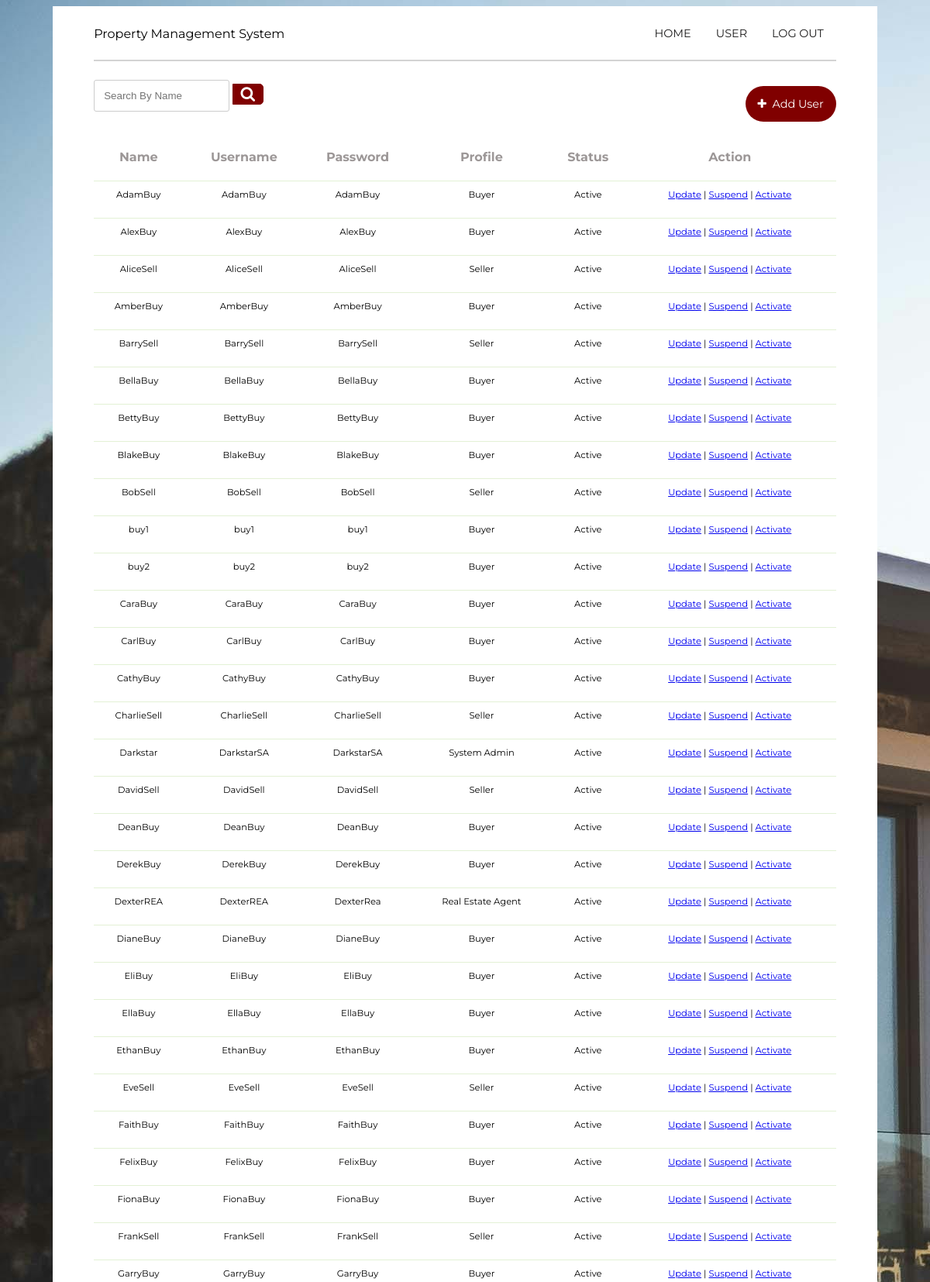
The page /Boundary/SystemAdmin/userAccount.php (upper part) on the database its author committed.
### tables this page shows
CREATE TABLE `users` (
  `user_id` int(11) NOT NULL,
  `user_fullname` varchar(50) NOT NULL,
  `username` varchar(20) NOT NULL,
  `password` varchar(20) NOT NULL,
  `user_status` varchar(50) NOT NULL DEFAULT 'Active',
  `user_profile` varchar(100) NOT NULL DEFAULT 'System Admin'
);

### config.php (called while the page is built, shortened)
<?php
class DB {
  function __construct() {
      $this->conn = mysqli_connect(HOST, USER, PASS, DB);
  }
}
?>

### Entity/UserAccountEntity.php (called while the page is built, shortened)
<?php
include_once("../../config.php");
class UserAccount
{
    public function getUserAccount()
    {
        $conn = mysqli_connect(HOST, USER, PASS, DB);
        $query = "SELECT * FROM users ORDER BY username ASC";
        $result = mysqli_query($conn, $query);
        $userAccounts = array();
        if ($result) {
            while ($res = mysqli_fetch_array($result)) {
                $userAccount = array();
                $userAccount['user_id'] = $res['user_id'];
                $userAccount['user_fullname'] = $res['user_fullname'];
                $userAccount['username'] = $res['username'];
                $userAccount['password'] = $res['password'];
                $userAccount['user_status'] = $res['user_status'];
                $userAccount['user_profile'] = $res['user_profile'];
                $userAccounts[] = $userAccount;
            }
        }
        return $userAccounts;
    }
}

### Controller/SystemAdmin/getUserAccountCtl.php (called while the page is built)
<?php
include_once("../../Entity/UserAccountEntity.php");
class getUserAccountCtl
{
    public function getUserAccount()
    {
        $gua = new UserAccount();
        $results = $gua->getUserAccount();
        return $results;
    }
}

### Boundary/SystemAdmin/userAccount.php (the view, shortened to what this page needs)
<?php
include_once("../../Controller/SystemAdmin/getUserAccountCtl.php");
$userAccountCtl = new getUserAccountCtl();
$userAccount = $userAccountCtl->getUserAccount();
$searchCtl = new searchAccountCtl();
if (isset($_POST['search'])) {
    $search = $_POST['search'];
    if (!empty($search)) {
        $userAccount = $searchCtl->searchAccount($search);
    } else {
        $userAccount = $userAccountCtl->getUserAccount();
    }
} else {
    $userAccount = $userAccountCtl->getUserAccount();
}
?>
<!DOCTYPE html>
<html>
<head>
    <link rel="stylesheet" href="../../css/ua_style.css">
    <link rel="stylesheet" href="https://cdnjs.cloudflare.com/ajax/libs/font-awesome/4.7.0/css/font-awesome.min.css">
</head>
<body>
    <div class="white-box">
        <section>
            <div class="container1">
                <div class="logo">
                    <p>Property Management System </p>
                </div>
                <div class="topnav">
                    <a href="index.php">LOG OUT</a>
                    <a href="userAccount.php">USER</a>
                    <a href="userProfile.php">HOME</a>
                </div>
            </div>
        </section>
        <hr>
        <br>
        <br>
        <div class="container1" style="margin-top: -3%; margin-bottom: 3%; ">
            <div class="search">
                <form method="POST">
                    <div class="search-bar">
                        <input type="text" class="searchTerm" name="search" placeholder="Search By Name" style="height:100%; width:60%; margin-top: -5%;">
                        <button type="submit" class="searchButton" style="margin-top: -5%;">
                            <i class="fa fa-search"></i>
                        </button>
                    </div>
                </form>
            </div>
            <div class="topnav" style="margin-top: 1%;">
                <a1 onclick="location.href='addUserAccount.php';" style="margin-left: 5%;">
                    <i class="fa fa-plus" aria-hidden="true"></i>&nbsp;&nbsp;Add User
                </a1>
            </div>
        </div>
        <table id="userTable">
            <thead>
                <tr>
                    <table class="table table-condensed table-striped CMtable" id="profileTable" style="font-size: 11.5px; width:100%;">
                        <tr>
                            <th>Name</th>
                            <th>Username</th>
                            <th>Password</th>
                            <th>Profile</th>
                            <th>Status</th>
                            <th>Action</th>
                        </tr>
                        <?php
                        foreach ($userAccount as $userAccount) {
                            echo "<tr>";
                            echo "<td>" . $userAccount['user_fullname'] . "</td>";
                            echo "<td>" . $userAccount['username'] . "</td>";
                            echo "<td>" . $userAccount['password'] . "</td>";
                            echo "<td>" . $userAccount['user_profile'] . "</td>";
                            echo "<td>" . $userAccount['user_status'] . "</td>";
                            echo "<td><a href=\"updateUserAccount.php?user_id={$userAccount['user_id']}&user_fullname={$userAccount['user_fullname']}&username={$userAccount['username']}&password={$userAccount['password']}&user_profile={$userAccount['user_profile']}\">Update</a> |
                             <a href=\"suspendUserAccount.php?user_id={$userAccount['user_id']}\" onClick=\"return confirm('Are you sure you want to suspend?')\">Suspend</a> |
                             <a href=\"activateUserAccount.php?user_id={$userAccount['user_id']}\" onClick=\"return confirm('Are you sure you want to activate?')\">Activate</a></td>";
                            echo "</tr>";
                        }
                        ?>
                    </table>
                </tr>
            </thead>
        </table>
        <br>
    </div>
</body>
</html>

### css/ua_style.css (style rules this page uses)
.topnav { overflow: hidden; }
.topnav a { float: right; color: #1e1d1d; text-align: center; padding: 14px 16px; text-decoration: none; font-size: 90%; font-family: 'Montserrat', sans-serif; }
.container1 { display: grid; align-items: center; grid-template-columns: 30ch auto; column-gap: 10%; padding-top: 1%; }
.white-box { background-color: white; color: black; padding-left: 5%; padding-right: 5%; padding-bottom: 5%; }
body { padding-top: 0%; padding-bottom:0%; padding-left: 5%; padding-right: 5%; background-image: url("Images/background.jpg"); overflow: auto; overflow-x: hidden; font-family: 'Montserrat', sans-serif; }
form { display: inline-block; }
table { border-collapse: separate; }
td, th { padding-left: 1.5%; padding-right: 1.5%; padding-bottom: 1.5%; }
input[type=text] { width: 200%; margin-bottom: 20px; padding: 12px; border: 1px solid #ccc; border-radius: 3px; }
hr { border: 1px solid lightgrey; }
.search { width: 100%; position: relative; display: flex; height: 36px; }
.searchTerm { width: 100%; border: 3px solid #800000; border-right: none; padding: 5px; height: 20px; border-radius: 5px 0 0 5px; outline: #800000; color: #800000; height: 25%; }
.searchButton { width: 40px; height: 100%; border: 1px solid #800000; background: #800000; text-align: center; color: #fff; border-radius: 0 5px 5px 0; cursor: pointer; font-size: 20px; }
table.CMtable { border-spacing: 1; border-collapse: collapse; background:rgb(255, 255, 255); border-radius:6px; overflow:hidden; width:100%; margin:0 auto; position:relative; }
table.CMtable td,th { padding-left:8px; text-align: center; vertical-align: middle; position: relative; }
table.CMtable th { height:20%; background-color: white; font-size:16px; text-align: center; color:#9c9797; }
table.CMtable tbody tr { height:48px; border-bottom:1px solid #E3F1D5 ; }
.topnav a1 { float: right; color: #ffffff; text-align: center; padding: 14px 16px; text-decoration: none; font-size: 90%; font-family: 'Montserrat', sans-serif; border-radius: 25px; background-color: #800000; }

### Boundary/SystemAdmin/userAccount.php (style rules this page uses)
body { background-image: url("../../Images/background.jpg"); }

### rows shown on the page
users: user_fullname "AdamBuy", username "AdamBuy", password "AdamBuy", user_profile "Buyer", user_status "Active"
users: user_fullname "AlexBuy", username "AlexBuy", password "AlexBuy", user_profile "Buyer", user_status "Active"
users: user_fullname "AliceSell", username "AliceSell", password "AliceSell", user_profile "Seller", user_status "Active"
users: user_fullname "AmberBuy", username "AmberBuy", password "AmberBuy", user_profile "Buyer", user_status "Active"
users: user_fullname "BarrySell", username "BarrySell", password "BarrySell", user_profile "Seller", user_status "Active"
users: user_fullname "BellaBuy", username "BellaBuy", password "BellaBuy", user_profile "Buyer", user_status "Active"
users: user_fullname "BettyBuy", username "BettyBuy", password "BettyBuy", user_profile "Buyer", user_status "Active"
users: user_fullname "BlakeBuy", username "BlakeBuy", password "BlakeBuy", user_profile "Buyer", user_status "Active"
users: user_fullname "BobSell", username "BobSell", password "BobSell", user_profile "Seller", user_status "Active"
users: user_fullname "buy1", username "buy1", password "buy1", user_profile "Buyer", user_status "Active"
users: user_fullname "buy2", username "buy2", password "buy2", user_profile "Buyer", user_status "Active"
users: user_fullname "CaraBuy", username "CaraBuy", password "CaraBuy", user_profile "Buyer", user_status "Active"
users: user_fullname "CarlBuy", username "CarlBuy", password "CarlBuy", user_profile "Buyer", user_status "Active"
users: user_fullname "CathyBuy", username "CathyBuy", password "CathyBuy", user_profile "Buyer", user_status "Active"
users: user_fullname "CharlieSell", username "CharlieSell", password "CharlieSell", user_profile "Seller", user_status "Active"
users: user_fullname "Darkstar", username "DarkstarSA", password "DarkstarSA", user_profile "System Admin", user_status "Active"
users: user_fullname "DavidSell", username "DavidSell", password "DavidSell", user_profile "Seller", user_status "Active"
users: user_fullname "DeanBuy", username "DeanBuy", password "DeanBuy", user_profile "Buyer", user_status "Active"
users: user_fullname "DerekBuy", username "DerekBuy", password "DerekBuy", user_profile "Buyer", user_status "Active"
users: user_fullname "DexterREA", username "DexterREA", password "DexterRea", user_profile "Real Estate Agent", user_status "Active"
users: user_fullname "DianeBuy", username "DianeBuy", password "DianeBuy", user_profile "Buyer", user_status "Active"
users: user_fullname "EliBuy", username "EliBuy", password "EliBuy", user_profile "Buyer", user_status "Active"
users: user_fullname "EllaBuy", username "EllaBuy", password "EllaBuy", user_profile "Buyer", user_status "Active"
users: user_fullname "EthanBuy", username "EthanBuy", password "EthanBuy", user_profile "Buyer", user_status "Active"
users: user_fullname "EveSell", username "EveSell", password "EveSell", user_profile "Seller", user_status "Active"
users: user_fullname "FaithBuy", username "FaithBuy", password "FaithBuy", user_profile "Buyer", user_status "Active"
users: user_fullname "FelixBuy", username "FelixBuy", password "FelixBuy", user_profile "Buyer", user_status "Active"
users: user_fullname "FionaBuy", username "FionaBuy", password "FionaBuy", user_profile "Buyer", user_status "Active"
users: user_fullname "FrankSell", username "FrankSell", password "FrankSell", user_profile "Seller", user_status "Active"
users: user_fullname "GarryBuy", username "GarryBuy", password "GarryBuy", user_profile "Buyer", user_status "Active"
